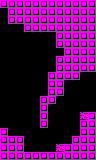

Rendered tile map (Tiled .tmx) drawn with the repository's tilesets; below, a short description and the map source with its tile grids summarised:
An orthogonal 12x20 tile map with 8x8 px tiles, 1 tile layer (main).

<map version="1.0" orientation="orthogonal" renderorder="right-down" width="12" height="20" tilewidth="8" tileheight="8" nextobjectid="2">
 <properties>
  <property name="type" value="exit" />
 </properties>
 <tileset firstgid="1" name="tiles" tilewidth="8" tileheight="8" tilecount="24" columns="6">
  <image source="../../../images/tiles.png" width="48" height="32" />
 </tileset>
 <layer name="main" width="12" height="20">
  <data>[240 cells, 113 non-empty, 2 distinct tile ids]</data>
 </layer>
 <objectgroup name="objects" />
</map>
